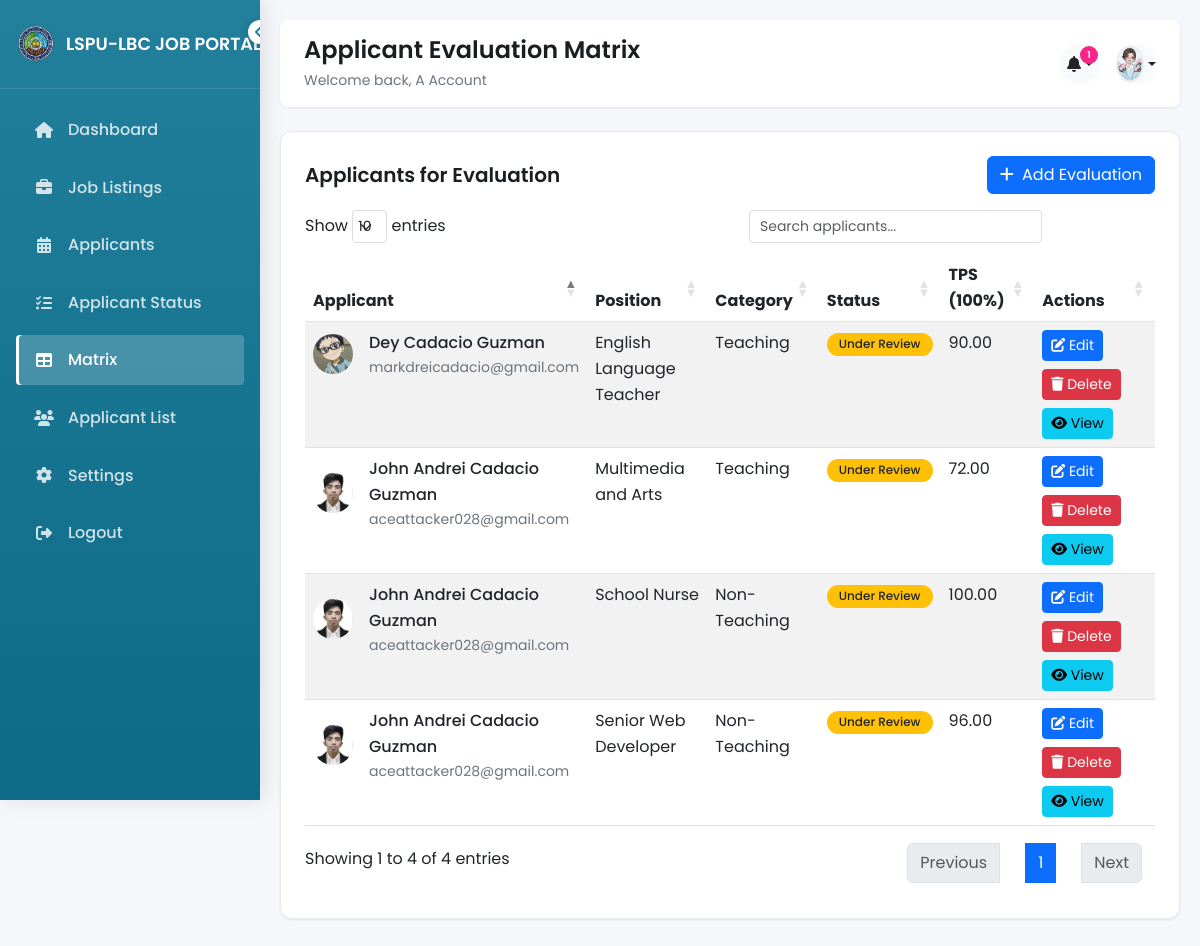
Page /matrix.php (signed in) on the committed database.
### tables this page shows
CREATE TABLE `users` (
  `user_id` int(11) NOT NULL,
  `first_name` varchar(50) NOT NULL,
  `middle_name` varchar(50) DEFAULT NULL,
  `last_name` varchar(50) NOT NULL,
  `email` varchar(100) NOT NULL,
  `birthdate` date DEFAULT NULL,
  `phone` varchar(20) DEFAULT NULL,
  `username` varchar(50) DEFAULT NULL,
  `password` varchar(255) DEFAULT NULL,
  `profile_pic` varchar(255) DEFAULT NULL,
  `reset_token` varchar(255) DEFAULT NULL,
  `token_expiry` datetime DEFAULT NULL,
  `reset_expires` datetime DEFAULT NULL,
  `role` enum('applicant','admin','superadmin') NOT NULL DEFAULT 'applicant',
  `is_active` tinyint(1) NOT NULL DEFAULT 1,
  `last_login` datetime DEFAULT NULL,
  `created_at` timestamp NOT NULL DEFAULT current_timestamp(),
  `updated_at` timestamp NOT NULL DEFAULT current_timestamp() ON UPDATE current_timestamp(),
  `email_verified` tinyint(1) DEFAULT 0,
  `verification_token` varchar(255) DEFAULT NULL,
  `verification_expires` datetime DEFAULT NULL
);

CREATE TABLE `applications` (
  `application_id` int(11) NOT NULL,
  `application_number` varchar(50) NOT NULL,
  `user_id` int(11) NOT NULL,
  `position_id` int(11) NOT NULL,
  `resume` varchar(255) DEFAULT NULL,
  `application_letter` varchar(255) NOT NULL,
  `personal_data_sheet` varchar(255) NOT NULL,
  `transcript_of_records` varchar(255) NOT NULL,
  `proof_of_eligibility` varchar(255) NOT NULL,
  `other_documents` varchar(255) DEFAULT NULL,
  `work_experience` text DEFAULT NULL,
  `education` text DEFAULT NULL,
  `status` enum('Pending','Applied','Under Review','Interview Scheduled','Under Interviews','Interviewed','Hired','Not Selected','Exam Completed','Exam Scheduled','Hired Not Shortlisted','For Requirements','Not Shortlisted') DEFAULT 'Pending',
  `submitted_at` timestamp NOT NULL DEFAULT current_timestamp(),
  `interview_date` datetime DEFAULT NULL,
  `exam_date` datetime DEFAULT NULL,
  `last_notified_status` varchar(50) DEFAULT NULL,
  `evaluation_status` enum('Pending','In Progress','Completed') DEFAULT 'Pending',
  `total_score` decimal(5,2) DEFAULT NULL,
  `phone` varchar(20) DEFAULT NULL
);

CREATE TABLE `job_positions` (
  `position_id` int(11) NOT NULL,
  `title` varchar(255) NOT NULL,
  `department_id` int(11) NOT NULL,
  `type` enum('Full-Time','Part-Time') NOT NULL,
  `category` enum('Teaching','Non-Teaching') NOT NULL,
  `location_id` int(11) NOT NULL,
  `date_posted` date NOT NULL,
  `place_of_assignment` varchar(255) NOT NULL,
  `status` enum('Open','Closed') DEFAULT 'Open',
  `created_at` timestamp NOT NULL DEFAULT current_timestamp(),
  `updated_at` timestamp NOT NULL DEFAULT current_timestamp() ON UPDATE current_timestamp(),
  `description` text DEFAULT NULL,
  `salary_range` varchar(100) DEFAULT NULL
);

CREATE TABLE `evaluations` (
  `evaluation_id` int(11) NOT NULL,
  `application_id` int(11) NOT NULL,
  `personality` int(11) NOT NULL,
  `communication` int(11) NOT NULL,
  `analytical` int(11) NOT NULL,
  `achievement` int(11) NOT NULL,
  `leadership` int(11) NOT NULL,
  `relationship` int(11) NOT NULL,
  `jobfit` int(11) NOT NULL,
  `aptitude` int(11) NOT NULL,
  `education_rating` int(11) NOT NULL,
  `education_units` int(11) NOT NULL,
  `experience_rating` int(11) NOT NULL,
  `additional_experience` int(11) NOT NULL,
  `training_rating` int(11) NOT NULL,
  `eligibility_rating` int(11) NOT NULL,
  `accomplishment_rating` int(11) NOT NULL,
  `total_score` decimal(5,2) NOT NULL,
  `evaluator_id` int(11) NOT NULL,
  `evaluated_at` timestamp NOT NULL DEFAULT current_timestamp()
);

### matrix.php (the view, shortened to what this page needs)
<?php
$conn = new mysqli('localhost', 'root', '', 'appjobsystem');
$userId = $_SESSION['user_id'];
$stmt = $conn->prepare("SELECT user_id, first_name, last_name, profile_pic FROM users WHERE user_id = ?");
$stmt->bind_param("i", $userId);
$stmt->execute();
$result = $stmt->get_result();
$user = $result->fetch_assoc();
$notifications = [];
$newPendingQuery = "SELECT a.application_id, a.application_number, u.first_name, u.last_name, jp.title as position, a.submitted_at
                  FROM applications a
                  JOIN users u ON a.user_id = u.user_id
                  JOIN job_positions jp ON a.position_id = jp.position_id
                  WHERE a.status IN ('Pending', 'Under Review')
                  AND a.submitted_at >= NOW() - INTERVAL 1 DAY
                  ORDER BY a.submitted_at DESC";
$newPendingResult = $conn->query($newPendingQuery);
$newPendingApps = $newPendingResult->fetch_all(MYSQLI_ASSOC);
foreach ($newPendingApps as $app) {
    $timeDiff = time() - strtotime($app['submitted_at']);
    $timeAgo = '';
    if ($timeDiff < 60) {
        $timeAgo = 'just now';
    } elseif ($timeDiff < 3600) {
        $mins = floor($timeDiff / 60);
        $timeAgo = $mins . ' minute' . ($mins > 1 ? 's' : '') . ' ago';
    } elseif ($timeDiff < 86400) {
        $hours = floor($timeDiff / 3600);
        $timeAgo = $hours . ' hour' . ($hours > 1 ? 's' : '') . ' ago';
    } else {
        $days = floor($timeDiff / 86400);
        $timeAgo = $days . ' day' . ($days > 1 ? 's' : '') . ' ago';
    }
    $notifications[] = [
        'icon' => 'file-alt',
        'message' => 'New pending application from ' . $app['first_name'] . ' ' . $app['last_name'] . ' for ' . $app['position'],
        'time' => $timeAgo,
        'unread' => !isset($_SESSION['notifications_read'])
    ];
}
$unreadCount = array_reduce($notifications, function($carry, $item) {
    return $carry + ($item['unread'] ? 1 : 0);
}, 0);
$applicantsQuery = $conn->prepare("
    SELECT
        a.application_id,
        a.application_number,
        u.first_name,
        u.middle_name,
        u.last_name,
        u.email,
        jp.title as position,
        jp.category,
        a.status,
        a.submitted_at,
        u.profile_pic,
        e.total_score,
        e.evaluation_id,
        e.personality,
        e.communication,
        e.analytical,
        e.achievement,
        e.leadership,
        e.relationship,
        e.jobfit,
        e.aptitude,
        e.education_rating,
        e.education_units,
        e.experience_rating,
        e.additional_experience,
        e.training_rating,
        e.eligibility_rating,
        e.accomplishment_rating
    FROM applications a
    JOIN users u ON a.user_id = u.user_id
    JOIN job_positions jp ON a.position_id = jp.position_id
    LEFT JOIN evaluations e ON a.application_id = e.application_id
    WHERE a.status IN ('Pending', 'Under Review', 'Interviewed', 'Interview Scheduled', 'Exam Scheduled', 'Exam Completed')
    ORDER BY a.submitted_at DESC
");
$applicantsQuery->execute();
$applicants = $applicantsQuery->get_result();
function statusBadge($status) {
    $statusMap = [
        'Under Review' => 'bg-warning text-dark',
        'Interview Scheduled' => 'bg-info text-white',
        'Hired' => 'bg-success text-white',
        'Not Selected' => 'bg-danger text-white',
        'Pending' => 'bg-secondary text-white',
        'Applied' => 'bg-primary text-white',
        'Under Interviews' => 'bg-info text-white',
        'Interviewed' => 'bg-info text-white',
        'Exam Completed' => 'bg-success text-white',
        'Exam Scheduled' => 'bg-info text-white',
        'Hired Not Shortlisted' => 'bg-success text-white',
        'For Requirements' => 'bg-warning text-dark',
        'Not Shortlisted' => 'bg-danger text-white'
    ];
    return $statusMap[$status] ?? 'bg-secondary text-white';
}
$profilePicFilename = !empty($user['profile_pic']) ? $user['profile_pic'] : 'default.jpg';
$picsPath = 'uploads/profile_pics/' . $profilePicFilename;
$hasProfilePic = file_exists($picsPath);
?>
<!DOCTYPE html>
<html lang="en">
<head>
  <link href="https://cdn.jsdelivr.net/npm/bootstrap@5.3.0-alpha1/dist/css/bootstrap.min.css" rel="stylesheet">
  <link rel="stylesheet" href="https://cdnjs.cloudflare.com/ajax/libs/font-awesome/6.4.0/css/all.min.css">
  <link rel="stylesheet" href="https://cdnjs.cloudflare.com/ajax/libs/animate.css/4.1.1/animate.min.css">
  <link href="https://unpkg.com/aos@2.3.1/dist/aos.css" rel="stylesheet">
  <link rel="stylesheet" href="https://cdn.datatables.net/1.11.5/css/dataTables.bootstrap5.min.css">
  <link rel="stylesheet" href="assets/css/admin/matrix.css">
</head>
<body>
  <?php include 'admin_sidebar.php'; ?>
  <div class="main-content">
    <div class="topbar animate-slide-up">
      <div class="topbar-title">
        <h1>Applicant Evaluation Matrix</h1>
        <p>Welcome back, <?= htmlspecialchars($user['first_name'] . ' ' . $user['last_name']) ?></p>
      </div>
      <div class="topbar-actions">
        <div class="dropdown">
          <button class="notification-btn dropdown-toggle" type="button" id="notificationDropdown" data-bs-toggle="dropdown" aria-expanded="false">
            <i class="fas fa-bell"></i>
            <?php if ($unreadCount > 0): ?>
              <span class="notification-badge"><?= $unreadCount ?></span>
            <?php endif; ?>
          </button>
        </div>
        <div class="dropdown">
          <button class="profile-btn dropdown-toggle" type="button" id="profileDropdown" data-bs-toggle="dropdown" aria-expanded="false">
            <?php if ($hasProfilePic): ?>
              <img src="<?= htmlspecialchars($picsPath) ?>" class="profile-img" alt="Profile">
            <?php else: ?>
              <i class="fas fa-user-circle fs-5"></i>
            <?php endif; ?>
          </button>
        </div>
      </div>
    </div>
    <div class="table-card animate-slide-up delay-2">
      <div class="d-flex justify-content-between align-items-center mb-3">
        <h3 class="mb-0">Applicants for Evaluation</h3>
        <div class="d-flex align-items-center gap-2">
          <button class="btn btn-primary" onclick="showAddEvaluationModal()">
            <i class="fas fa-plus me-1"></i> Add Evaluation
          </button>
        </div>
      </div>
      <div class="table-responsive">
        <table id="applicantsTable" class="table table-striped" style="width:100%">
          <thead>
            <tr>
              <th>Applicant</th>
              <th>Position</th>
              <th>Category</th>
              <th>Status</th>
              <th>TPS (100%)</th>
              <th>Actions</th>
            </tr>
          </thead>
          <tbody>
            <?php while($row = $applicants->fetch_assoc()):
              $fullName = htmlspecialchars(trim($row['first_name'] . ' ' . ($row['middle_name'] ? $row['middle_name'] . ' ' : '') . $row['last_name']));
              $email = htmlspecialchars($row['email']);
              $position = htmlspecialchars($row['position']);
              $category = htmlspecialchars($row['category'] ?? 'Not specified');
              $appliedDate = date("M d, Y", strtotime($row['submitted_at']));
              $badgeClass = statusBadge($row['status']);
              $totalScore = isset($row['total_score']) ? number_format($row['total_score'], 2) : 'Not evaluated';
              $hasEvaluation = !empty($row['evaluation_id']);
              $profilePic = !empty($row['profile_pic']) ? 'uploads/profile_pics/' . $row['profile_pic'] : 'uploads/profile_pics/default.jpg';
            ?>
            <tr>
              <td>
                <div class="applicant-info">
                  <img src="<?= htmlspecialchars($profilePic) ?>" class="applicant-img" alt="Applicant">
                  <div>
                    <div class="applicant-name"><?= $fullName ?></div>
                    <div class="applicant-email"><?= $email ?></div>
                  </div>
                </div>
              </td>
              <td><?= $position ?></td>
              <td><?= $category ?></td>
              <td><span class="badge <?= $badgeClass ?>"><?= $row['status'] ?></span></td>
              <td><?= $totalScore ?></td>
              <td>
                <div class="action-buttons">
                  <?php if ($hasEvaluation): ?>
                    <button class="btn btn-sm btn-primary" onclick="editApplicant(<?= $row['application_id'] ?>, '<?= $fullName ?>', '<?= $position ?>', '<?= $category ?>', '<?= $appliedDate ?>', '<?= $totalScore ?>')">
                      <i class="fas fa-edit"></i> Edit
                    </button>
                    <button class="btn btn-sm btn-danger" onclick="confirmDelete(<?= $row['application_id'] ?>, '<?= $fullName ?>')">
                      <i class="fas fa-trash"></i> Delete
                    </button>
                    <button class="btn btn-sm btn-info" onclick="viewEvaluation(<?= $row['application_id'] ?>, '<?= $fullName ?>', '<?= $position ?>', '<?= $category ?>')">
                      <i class="fas fa-eye"></i> View
                    </button>
                  <?php else: ?>
                    <button class="btn btn-sm btn-success" onclick="startNewEvaluation(<?= $row['application_id'] ?>, '<?= $fullName ?>', '<?= $position ?>', '<?= $category ?>')">
                      <i class="fas fa-plus"></i> Evaluate
                    </button>
                  <?php endif; ?>
                </div>
              </td>
            </tr>
            <?php endwhile; ?>
          </tbody>
        </table>
      </div>
    </div>
  </div>
</body>
</html>

### assets/css/admin/matrix.css (style rules this page uses)
:root { --primary: #22809d; --primary-light: #e1f0f5; --primary-lighter: #f0f8fa; --secondary: #0E6A87; --success: #4cc9f0; --success-dark: #38b6db; --warning: #f8961e; --danger: #f72585; --dark: #212529; --darker: #1a1e21; --light: #f8f9fa; --lighter: #fbfcfd; --gray: #6c757d; --gray-light: #e9ecef; --gray-lighter: #f1f3f5; --white: #ffffff; --shadow-sm: 0 1px 3px rgba(0,0,0,0.08); --shadow-md: 0 4px 6px rgba(0,0,0,0.1); --shadow-lg: 0 10px 15px rgba(0,0,0,0.1); --radius-sm: 0.25rem; --radius-md: 0.5rem; --radius-lg: 0.75rem; --transition: all 0.3s ease; --sidebar-width: 260px; --sidebar-collapsed-width: 80px; --sidebar-transition: all 0.4s cubic-bezier(0.4, 0, 0.2, 1); }
body { font-family: 'Poppins', sans-serif; background-color: #f5f7fb; color: var(--dark); line-height: 1.6; overflow-x: hidden; }
.main-content { margin-left: var(--sidebar-width); min-height: 100vh; transition: var(--sidebar-transition); padding: 20px; }
.topbar { background: white; padding: 1rem 1.5rem; border-radius: var(--radius-md); box-shadow: var(--shadow-sm); margin-bottom: 1.5rem; display: flex; justify-content: space-between; align-items: center; position: sticky; top: 0; z-index: 100; }
.topbar-title h1 { font-size: 1.5rem; font-weight: 600; margin-bottom: 0.25rem; color: var(--darker); }
.topbar-title p { font-size: 0.875rem; color: var(--gray); margin-bottom: 0; }
.topbar-actions { display: flex; align-items: center; gap: 1rem; }
.notification-btn, .profile-btn { position: relative; width: 40px; height: 40px; display: flex; align-items: center; justify-content: center; border-radius: 50%; background: var(--light); color: var(--dark); border: none; transition: var(--transition); }
.notification-badge { position: absolute; top: 2px; right: 2px; background: var(--danger); color: white; border-radius: 50%; width: 18px; height: 18px; display: flex; align-items: center; justify-content: center; font-size: 0.6rem; font-weight: 600; }
.profile-img { width: 36px; height: 36px; border-radius: 50%; object-fit: cover; border: 2px solid var(--gray-light); transition: var(--transition); }
.table-card { background: white; border-radius: var(--radius-lg); padding: 1.5rem; box-shadow: var(--shadow-sm); margin-bottom: 1.5rem; transition: var(--transition); border: 1px solid var(--gray-light); }
.table-card h3 { font-size: 1.25rem; font-weight: 600; margin-bottom: 1rem; color: var(--darker); }
.animate-slide-up { animation: fadeInUp 0.6s ease forwards; }
.delay-2 { animation-delay: 0.2s; }
.applicant-info { display: flex; align-items: center; gap: 1rem; }
.applicant-img { width: 40px; height: 40px; border-radius: 50%; object-fit: cover; }
.applicant-name { font-weight: 500; }
.applicant-email { font-size: 0.875rem; color: var(--gray); }
.badge { padding: 0.35rem 0.75rem; border-radius: 50rem; font-size: 0.75rem; font-weight: 500; }
.action-buttons { display: flex; gap: 0.5rem; flex-wrap: wrap; }

### rows in the picture
users: first_name+last_name "A Account", profile_pic (picture)
applications: user.profile_pic (picture), user.last_name "John Andrei Cadacio Guzman", user.email "aceattacker028@gmail.com", position.title "Multimedia and Arts", position.category "Teaching", status "Under Review", evaluations.total_score "72.00"
applications: user.profile_pic (picture), user.last_name "John Andrei Cadacio Guzman", user.email "aceattacker028@gmail.com", position.title "School Nurse", position.category "Non-Teaching", status "Under Review", evaluations.total_score "100.00"
applications: user.profile_pic (picture), user.last_name "John Andrei Cadacio Guzman", user.email "aceattacker028@gmail.com", position.title "Senior Web Developer", position.category "Non-Teaching", status "Under Review", evaluations.total_score "96.00"
applications: user.profile_pic (picture), user.last_name "Dey Cadacio Guzman", user.email "markdreicadacio@gmail.com", position.title "English Language Teacher", position.category "Teaching", status "Under Review", evaluations.total_score "90.00"

### other values in the picture
$unreadCount "1"
